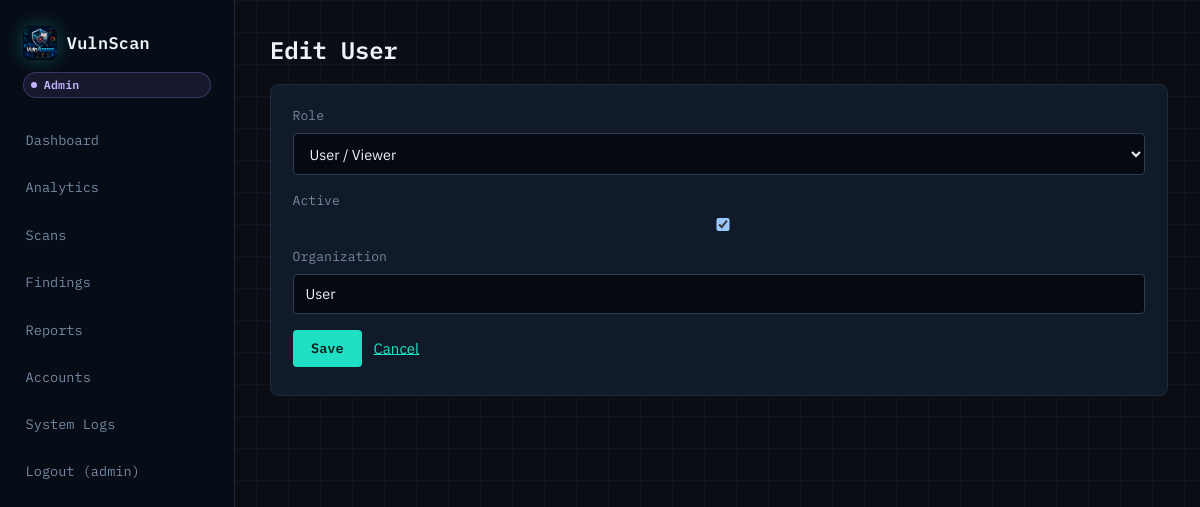
The app's page /accounts/manage/5/ (signed in) with its own data.
### accounts/models.py (models this page shows, shortened)
class User(AbstractUser):
    role = models.CharField(
        max_length=16, choices=Role.choices, default=Role.VIEWER)
    email = models.EmailField(unique=True)
    phone_number = models.CharField(
        max_length=20, blank=True, null=True, default="")
    organization = models.CharField(max_length=255, blank=True)
    mfa_enabled = models.BooleanField(default=False)
    last_login_ip = models.GenericIPAddressField(null=True, blank=True)
    created_at = models.DateTimeField(auto_now_add=True)
    @property
    def is_admin_role(self):
        return self.role == Role.ADMIN or self.is_superuser
    @property
    def is_analyst_role(self):
        return self.role in (Role.ADMIN, Role.ANALYST) or self.is_superuser
    def can_manage_accounts(self):
        return self.is_admin_role
    def can_run_scans(self):
        return self.is_analyst_role
    def can_analyze_vulnerabilities(self):
        return self.is_analyst_role

### accounts/views.py (the view)
# urls.py: path("manage/<int:user_id>/", views.edit_user, name="edit_user"),
@role_required("ADMIN")
def edit_user(request, user_id):
    target = get_object_or_404(
        User,
        pk=user_id
    )
    if request.method == "POST":
        form = AdminUserEditForm(
            request.POST,
            instance=target
        )
        if form.is_valid():
            old_role = target.role
            form.save()
            new_role = form.cleaned_data[
                "role"
            ]
            if old_role != new_role:
                AuditLogEntry.objects.create(
                    user=request.user,
                    action=(
                        AuditLogEntry
                        .Action
                        .ROLE_CHANGE
                    ),
                    detail=(
                        f"{target.username}: "
                        f"{old_role} -> {new_role}"
                    ),
                    ip_address=_client_ip(
                        request
                    ),
                )
                audit_logger.info(
                    "Role changed: admin=%s target=%s "
                    "old_role=%s new_role=%s",
                    request.user.username,
                    target.username,
                    old_role,
                    new_role,
                )
            messages.success(
                request,
                f"Updated {target.username} successfully."
            )
            return redirect(
                "accounts:account_management"
            )
    else:
        form = AdminUserEditForm(
            instance=target
        )
    return render(
        request,
        "accounts/edit_user.html",
        {
            "form": form,
            "target": target,
        },
    )

### accounts/forms.py
class AdminUserEditForm(forms.ModelForm):
    class Meta:
        model = User
        fields = (
            "role",
            "is_active",
            "organization",
        )
        widgets = {
            "role": forms.Select(
                attrs={
                    "class": "form-select",
                }
            ),
            "is_active": forms.CheckboxInput(
                attrs={
                    "class": "form-check-input",
                }
            ),
            "organization": forms.TextInput(
                attrs={
                    "class": "form-control",
                }
            ),
        }

### accounts/templates/accounts/edit_user.html (shortened to what this page needs)
{% extends "base.html" %}
{% block content %}
<h1>Edit {{ target.username }}</h1>
<form method="post" class="card">
    {% for field in form %}
        <label>{{ field.label }} {{ field }}</label>
    {% endfor %}
    <button type="submit" class="btn-primary">Save</button>
    <a href="{% url 'accounts:account_management' %}">Cancel</a>
</form>
{% endblock %}

### templates/base.html (shortened to what this page needs)
{% load static %}
<!DOCTYPE html>
<html lang="en">
<head>
    <link rel="stylesheet" href="{% static 'css/main.css' %}">
</head>
<body class="{% if request.resolver_match.url_name == 'login' or request.resolver_match.url_name == 'register' %}auth-page{% endif %}">
{% if request.resolver_match.url_name != 'login' and request.resolver_match.url_name != 'register' %}
<aside class="sidebar">
    <a class="brand" href="{% if user.is_authenticated %}{% url 'reporting:dashboard' %}{% else %}#{% endif %}">
        <img src="{% static 'images/logo1.png' %}" alt="VulnScan logo">
        <span>VulnScan</span>
        <span class="role-badge role-{{ user.role|lower }}">{{ user.get_role_display }}</span>
    </a>
<nav>
    {% if user.is_authenticated %}
        <a href="{% url 'reporting:dashboard' %}"
           class="{% if request.resolver_match.url_name == 'dashboard' %}active{% endif %}">
            Dashboard
        </a>
        <a href="{% url 'reporting:analytics' %}"
           class="{% if request.resolver_match.url_name == 'analytics' %}active{% endif %}">
            Analytics
        </a>
        {% if user.can_run_scans %}
            <a href="{% url 'scanning:job_list' %}"
               class="{% if request.resolver_match.namespace == 'scanning' %}active{% endif %}">
                Scans
            </a>
        {% endif %}
        {% if user.can_analyze_vulnerabilities %}
            <a href="{% url 'vulnassess:findings_list' %}"
               class="{% if request.resolver_match.namespace == 'vulnassess' %}active{% endif %}">
                Findings
            </a>
        {% endif %}
        <a href="{% url 'reporting:report_list' %}"
           class="{% if request.resolver_match.url_name == 'report_list' %}active{% endif %}">
            Reports
        </a>
        {% if user.can_manage_accounts %}
            <a href="{% url 'accounts:account_management' %}"
               class="{% if request.resolver_match.namespace == 'accounts' %}active{% endif %}">
                Accounts
            </a>
            <a href="{% url 'accounts:system_logs' %}"
               class="{% if request.resolver_match.url_name == 'system_logs' %}active{% endif %}">
                System Logs
            </a>
        {% endif %}
        <form action="{% url 'accounts:logout' %}" method="post" class="inline-form">
            <button type="submit" class="link-button logout-trigger">
                Logout ({{ user.username }})
            </button>
        </form>
    {% endif %}
</nav>
</aside>
{% endif %}
<main class="content">
    {% block content %}{% endblock %}
</main>
</body>
</html>

### static/css/main.css (style rules this page uses)
:root { --bg: #0a0e14; --bg-grid-line: #0f1621; --panel-solid: #111a28; --panel-border: #1e2939; --panel-border-strong: #2c3d54; --panel-raised: #16202f; --text: #c7d2e0; --text-bright: #eef3f9; --text-dim: #7488a1; --text-faint: #4d5c70; --signal: #1fe0c4; --signal-dim: #0f8f7d; --signal-glow: rgba(31, 224, 196, 0.35); --critical: #ff4d5e; --high: #ff9f40; --medium: #ffd23f; --low: #7488a1; --info: #4d5c70; --success: #34d399; --font-mono: "IBM Plex Mono", ui-monospace, "SFMono-Regular", Menlo, Consolas, monospace; --font-sans: "IBM Plex Sans", -apple-system, "Segoe UI", Roboto, sans-serif; --radius: 8px; --radius-sm: 4px; }
* { box-sizing: border-box; }
html { color-scheme: dark; }
body { margin: 0; font-family: var(--font-sans); font-size: 15px; line-height: 1.55; background: linear-gradient(var(--bg-grid-line) 1px, transparent 1px) 0 0 / 100% 32px, linear-gradient(90deg, var(--bg-grid-line) 1px, transparent 1px) 0 0 / 32px 100%, var(--bg); color: var(--text); -webkit-font-smoothing: antialiased; }
a { color: var(--signal); }
h1, h2, h3, h4 { font-family: var(--font-mono); color: var(--text-bright); letter-spacing: -0.01em; margin: 0 0 0.6em 0; font-weight: 600; }
h1 { font-size: 1.5rem; }
.sidebar { position: fixed; inset: 0 auto 0 0; width: 235px; padding: 1.25rem 0.85rem; background: rgba(8, 14, 24, 0.96); border-right: 1px solid var(--panel-border); z-index: 40; }
.brand { font-family: var(--font-mono); font-weight: 600; font-size: 1.05rem; color: var(--text-bright); letter-spacing: 0.02em; display: flex; flex-wrap: wrap; align-items: center; gap: 0.6rem; padding: 0.35rem 0.6rem 1.35rem; text-decoration: none; }
.brand img { width: 34px; height: 34px; object-fit: cover; border-radius: 7px; box-shadow: 0 0 18px rgba(31, 224, 196, 0.28); }
.brand .role-badge { flex-basis: 100%; width: max-content; max-width: 100%; white-space: normal; overflow-wrap: anywhere; margin-top: 0.15rem; }
nav { display: flex; flex-direction: column; align-items: stretch; gap: 0.35rem; }
nav a, nav .link-button { color: var(--text-dim); text-decoration: none; font-size: 0.85rem; font-family: var(--font-mono); background: none; border: none; cursor: pointer; padding: 0.65rem 0.75rem; border-radius: var(--radius-sm); transition: color 0.15s ease, background 0.15s ease; }
.inline-form { display: inline; }
.content { max-width: 1140px; margin: 0 auto 0 238px; padding: 2rem 2rem 4rem; }
.card { background: var(--panel-solid); border: 1px solid var(--panel-border); border-radius: var(--radius); padding: 1.35rem; margin-bottom: 1.5rem; position: relative; animation: rise-in 0.35s ease both; }
label { display: block; margin-bottom: 1rem; font-size: 0.82rem; color: var(--text-dim); font-family: var(--font-mono); }
input, select, textarea { display: block; width: 100%; margin-top: 0.4rem; padding: 0.6rem 0.75rem; background: #060a10; border: 1px solid var(--panel-border-strong); border-radius: var(--radius-sm); color: var(--text-bright); font-size: 0.9rem; font-family: var(--font-sans); transition: border-color 0.15s ease, box-shadow 0.15s ease; }
.btn-primary { display: inline-flex; align-items: center; gap: 0.4rem; background: var(--signal); color: #05201b; border: none; padding: 0.6rem 1.15rem; border-radius: var(--radius-sm); font-size: 0.85rem; font-family: var(--font-mono); font-weight: 600; cursor: pointer; text-decoration: none; margin-right: 0.5rem; margin-bottom: 0.4rem; transition: transform 0.12s ease, box-shadow 0.12s ease, background 0.12s ease; }
.role-badge, .status-badge, .severity-badge { display: inline-flex; align-items: center; gap: 0.4rem; padding: 0.2rem 0.6rem 0.2rem 0.45rem; border-radius: 999px; font-size: 0.72rem; font-family: var(--font-mono); font-weight: 600; letter-spacing: 0.02em; border: 1px solid transparent; white-space: nowrap; }
.role-badge::before, .status-badge::before, .severity-badge::before { content: ""; width: 6px; height: 6px; border-radius: 50%; flex-shrink: 0; }
.role-admin { background: rgba(167, 139, 250, 0.1); color: #c4b5fd; border-color: rgba(167, 139, 250, 0.25); }
.role-admin::before { background: #c4b5fd; }

### records on screen
User: role "Admin", username "admin"
User: username "User", form "User / Viewer" "☑" "User"

### other values on screen
{{ field.label }} "Role" "Active" "Organization"
